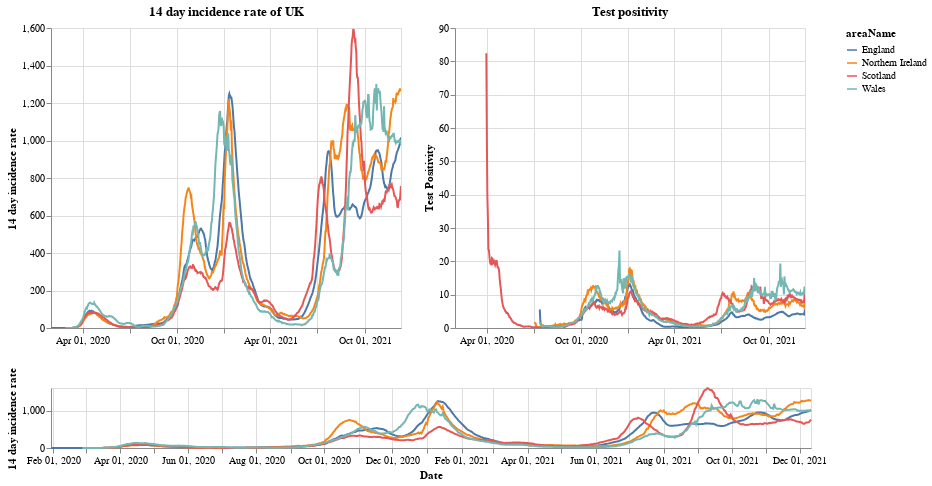

The code cell stored with this chart in its notebook:
### Markdown cell above
# Plots

First a plot with each country in the UK. The top right shows the positivity rate for (which is the percentage of registered tests which were positive) while the top left is the 14 day incidence rate. The bottom chart can be used to select the timeframe (does not work on a mobile device).

### Code cell
#collapse
brush = alt.selection(type='interval', name='DateBrush',encodings=['x'],fields=['Time'])
leg_selection = alt.selection_multi(fields=['areaName'], bind='legend')

base = alt.Chart(uk_cases).mark_line().encode(
    x=alt.X("yearmonthdate(date):T", axis=alt.Axis(title='Date')),
    y=alt.Y("twoWeeklyCasesRate:Q", axis=alt.Axis(title='14 day incidence rate')),
    tooltip=['areaName', 'date','twoWeeklyCasesRate', 'testPositivity'],
    color='areaName',
    opacity=alt.condition(leg_selection, alt.value(2), alt.value(0.1))
).add_selection(leg_selection).properties(width=350)

upper = base.encode(alt.X('yearmonthdate(date):T', axis=alt.Axis(title=''),
                         scale=alt.Scale(domain=brush))
                   ).properties(title=f'14 day incidence rate of UK')
upper_right = upper.encode(alt.Y('testPositivity:Q', axis=alt.Axis(title='Test Positivity'))).properties(title='Test positivity')
lower = base.properties(height=60, width = 760).add_selection(brush)

(upper | upper_right) & lower

### Figure 1 — Vega-Lite specification as saved in the notebook (floating-point values rounded to 4 significant figures; data arrays with more than 128 entries replaced by an {"elided": "..."} marker saying what was removed)
{"config": {"view": {"continuousWidth": 400, "continuousHeight": 300}}, "vconcat": [{"hconcat": [{"mark": "line", "encoding": {"color": {"type": "nominal", "field": "areaName"}, "opacity": {"condition": {"value": 2, "selection": "selector001"}, "value": 0.1}, "tooltip": [{"type": "nominal", "field": "areaName"}, {"type": "temporal", "field": "date"}, {"type": "quantitative", "field": "twoWeeklyCasesRate"}, {"type": "quantitative", "field": "testPositivity"}], "x": {"type": "temporal", "axis": {"title": ""}, "field": "date", "scale": {"domain": {"selection": "DateBrush"}}, "timeUnit": "yearmonthdate"}, "y": {"type": "quantitative", "axis": {"title": "14 day incidence rate"}, "field": "twoWeeklyCasesRate"}}, "selection": {"selector001": {"type": "multi", "fields": ["areaName"], "bind": "legend"}}, "title": "14 day incidence rate of UK", "width": 350}, {"mark": "line", "encoding": {"color": {"type": "nominal", "field": "areaName"}, "opacity": {"condition": {"value": 2, "selection": "selector001"}, "value": 0.1}, "tooltip": [{"type": "nominal", "field": "areaName"}, {"type": "temporal", "field": "date"}, {"type": "quantitative", "field": "twoWeeklyCasesRate"}, {"type": "quantitative", "field": "testPositivity"}], "x": {"type": "temporal", "axis": {"title": ""}, "field": "date", "scale": {"domain": {"selection": "DateBrush"}}, "timeUnit": "yearmonthdate"}, "y": {"type": "quantitative", "axis": {"title": "Test Positivity"}, "field": "testPositivity"}}, "selection": {"selector001": {"type": "multi", "fields": ["areaName"], "bind": "legend"}}, "title": "Test positivity", "width": 350}]}, {"mark": "line", "encoding": {"color": {"type": "nominal", "field": "areaName"}, "opacity": {"condition": {"value": 2, "selection": "selector001"}, "value": 0.1}, "tooltip": [{"type": "nominal", "field": "areaName"}, {"type": "temporal", "field": "date"}, {"type": "quantitative", "field": "twoWeeklyCasesRate"}, {"type": "quantitative", "field": "testPositivity"}], "x": {"type": "temporal", "axis": {"title": "Date"}, "field": "date", "timeUnit": "yearmonthdate"}, "y": {"type": "quantitative", "axis": {"title": "14 day incidence rate"}, "field": "twoWeeklyCasesRate"}}, "height": 60, "selection": {"selector001": {"type": "multi", "fields": ["areaName"], "bind": "legend"}, "DateBrush": {"type": "interval", "encodings": ["x"], "fields": ["Time"]}}, "width": 760}], "data": {"name": "data-6f86934e7740b125437ce6813baca1ee"}, "$schema": "https://vega.github.io/schema/vega-lite/v4.8.1.json", "datasets": {"data-6f86934e7740b125437ce6813baca1ee": {"elided": "2636 records"}}}
